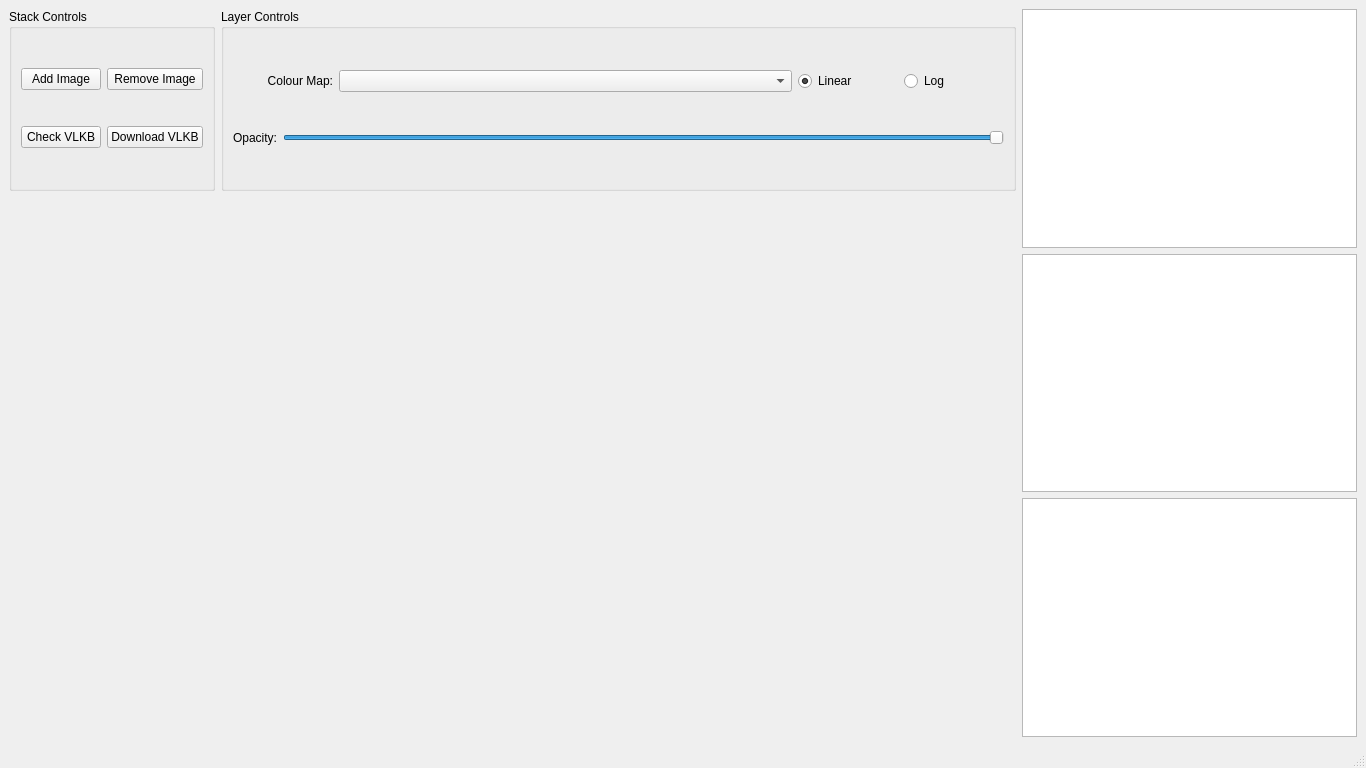
<?xml version="1.0" encoding="UTF-8"?>
<ui version="4.0">
 <class>pqWindowImage</class>
 <widget class="QMainWindow" name="pqWindowImage">
  <property name="geometry">
   <rect>
    <x>0</x>
    <y>0</y>
    <width>1366</width>
    <height>768</height>
   </rect>
  </property>
  <property name="windowTitle">
   <string/>
  </property>
  <widget class="QWidget" name="centralwidget">
   <layout class="QHBoxLayout" name="horizontalLayout">
    <item>
     <layout class="QHBoxLayout" name="centralLayout" stretch="3,1">
      <item>
       <layout class="QVBoxLayout" name="ImagePanel" stretch="1,3">
        <item>
         <layout class="QHBoxLayout" name="ControlPanel">
          <property name="spacing">
           <number>6</number>
          </property>
          <item>
           <widget class="QGroupBox" name="StackControlBox">
            <property name="title">
             <string>Stack Controls</string>
            </property>
            <layout class="QHBoxLayout" name="horizontalLayout_4">
             <item>
              <layout class="QGridLayout" name="gridLayout">
               <item row="0" column="0">
                <widget class="QPushButton" name="btnAddImageToStack">
                 <property name="text">
                  <string>Add Image</string>
                 </property>
                </widget>
               </item>
               <item row="0" column="1">
                <widget class="QPushButton" name="btnRemoveImageFromStack">
                 <property name="text">
                  <string>Remove Image</string>
                 </property>
                </widget>
               </item>
               <item row="1" column="1">
                <widget class="QPushButton" name="btnVLKBDown">
                 <property name="text">
                  <string>Download VLKB</string>
                 </property>
                </widget>
               </item>
               <item row="1" column="0">
                <widget class="QPushButton" name="btnCheckVLKB">
                 <property name="text">
                  <string>Check VLKB</string>
                 </property>
                </widget>
               </item>
              </layout>
             </item>
            </layout>
           </widget>
          </item>
          <item>
           <widget class="QGroupBox" name="LayerControlPanel">
            <property name="title">
             <string>Layer Controls</string>
            </property>
            <layout class="QHBoxLayout" name="controls">
             <item>
              <layout class="QVBoxLayout" name="LayerSettings">
               <item>
                <layout class="QHBoxLayout" name="SelectSettings">
                 <item>
                  <widget class="QLabel" name="label_2">
                   <property name="sizePolicy">
                    <sizepolicy hsizetype="Minimum" vsizetype="Preferred">
                     <horstretch>0</horstretch>
                     <verstretch>0</verstretch>
                    </sizepolicy>
                   </property>
                   <property name="maximumSize">
                    <size>
                     <width>100</width>
                     <height>16777215</height>
                    </size>
                   </property>
                   <property name="text">
                    <string>    Colour Map:</string>
                   </property>
                   <property name="alignment">
                    <set>Qt::AlignRight|Qt::AlignTrailing|Qt::AlignVCenter</set>
                   </property>
                   <property name="margin">
                    <number>1</number>
                   </property>
                  </widget>
                 </item>
                 <item>
                  <widget class="QComboBox" name="cmbxLUTSelect">
                   <property name="sizePolicy">
                    <sizepolicy hsizetype="Preferred" vsizetype="Fixed">
                     <horstretch>0</horstretch>
                     <verstretch>0</verstretch>
                    </sizepolicy>
                   </property>
                   <property name="maximumSize">
                    <size>
                     <width>480</width>
                     <height>16777215</height>
                    </size>
                   </property>
                  </widget>
                 </item>
                 <item>
                  <widget class="QRadioButton" name="linearRadioButton">
                   <property name="maximumSize">
                    <size>
                     <width>100</width>
                     <height>16777215</height>
                    </size>
                   </property>
                   <property name="text">
                    <string>Linear</string>
                   </property>
                   <property name="checked">
                    <bool>true</bool>
                   </property>
                  </widget>
                 </item>
                 <item>
                  <widget class="QRadioButton" name="logRadioButton">
                   <property name="maximumSize">
                    <size>
                     <width>100</width>
                     <height>16777215</height>
                    </size>
                   </property>
                   <property name="text">
                    <string>Log</string>
                   </property>
                  </widget>
                 </item>
                </layout>
               </item>
               <item>
                <layout class="QHBoxLayout" name="horizontalLayout_3">
                 <item>
                  <widget class="QLabel" name="label">
                   <property name="text">
                    <string>Opacity:</string>
                   </property>
                   <property name="alignment">
                    <set>Qt::AlignRight|Qt::AlignTrailing|Qt::AlignVCenter</set>
                   </property>
                  </widget>
                 </item>
                 <item>
                  <widget class="QSlider" name="opacitySlider">
                   <property name="maximum">
                    <number>100</number>
                   </property>
                   <property name="value">
                    <number>100</number>
                   </property>
                   <property name="orientation">
                    <enum>Qt::Horizontal</enum>
                   </property>
                  </widget>
                 </item>
                </layout>
               </item>
              </layout>
             </item>
            </layout>
           </widget>
          </item>
         </layout>
        </item>
        <item>
         <layout class="QHBoxLayout" name="PVLayout"/>
        </item>
       </layout>
      </item>
      <item>
       <layout class="QVBoxLayout" name="VLVAPanel">
        <item>
         <widget class="QTableWidget" name="elementListWidget">
          <property name="maximumSize">
           <size>
            <width>16777215</width>
            <height>16777215</height>
           </size>
          </property>
          <property name="columnCount">
           <number>2</number>
          </property>
          <attribute name="horizontalHeaderVisible">
           <bool>false</bool>
          </attribute>
          <column/>
          <column/>
         </widget>
        </item>
        <item>
         <widget class="QTableWidget" name="tblCompactSourcesTable">
          <property name="maximumSize">
           <size>
            <width>16777215</width>
            <height>16777215</height>
           </size>
          </property>
         </widget>
        </item>
        <item>
         <widget class="QListWidget" name="lstImageList">
          <property name="maximumSize">
           <size>
            <width>16777215</width>
            <height>16777215</height>
           </size>
          </property>
          <property name="alternatingRowColors">
           <bool>true</bool>
          </property>
         </widget>
        </item>
       </layout>
      </item>
     </layout>
    </item>
   </layout>
  </widget>
  <widget class="QMenuBar" name="menubar">
   <property name="geometry">
    <rect>
     <x>0</x>
     <y>0</y>
     <width>1366</width>
     <height>22</height>
    </rect>
   </property>
  </widget>
  <widget class="QStatusBar" name="statusBar"/>
 </widget>
 <resources/>
 <connections/>
</ui>
